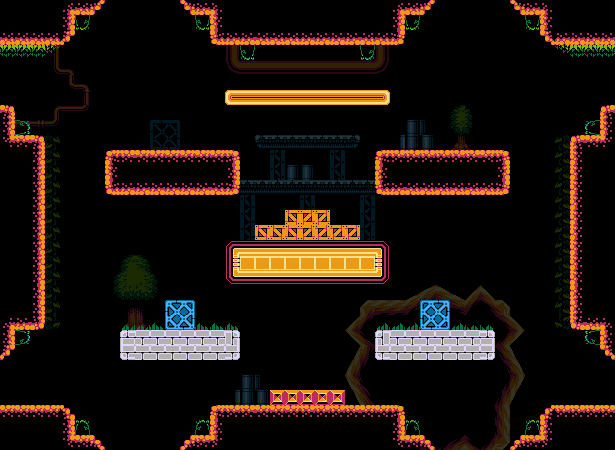

Below is a game level as drawn by its tile map, then a one-line description and the .tmx that defines it (tile-layer data replaced by summaries):
An orthogonal 41x30 tile map with 15x15 px tiles, 3 tile layers (black, backgroundobjects, terrain), 3 tilesets and 47 objects.

<map version="1.0" orientation="orthogonal" renderorder="right-down" width="41" height="30" tilewidth="15" tileheight="15" nextobjectid="48">
 <tileset firstgid="1" name="black" tilewidth="15" tileheight="15" tilecount="1" columns="1">
  <image source="black.png" width="21" height="21" />
 </tileset>
 <tileset firstgid="2" name="megacommando" tilewidth="15" tileheight="15" spacing="1" tilecount="5120" columns="64">
  <image source="megacommando.png" width="1024" height="1280" />
 </tileset>
 <tileset firstgid="5122" name="shadow" tilewidth="15" tileheight="15" spacing="1" tilecount="1" columns="1">
  <image source="shadow.png" width="16" height="16" />
 </tileset>
 <layer name="black" width="41" height="30">
  <data>[1230 cells, 1230 non-empty, 1 distinct tile ids]</data>
 </layer>
 <layer name="backgroundobjects" width="41" height="30" opacity="0.22">
  <data>[1230 cells, 296 non-empty, 249 distinct tile ids]</data>
 </layer>
 <layer name="terrain" width="41" height="30">
  <data>[1230 cells, 469 non-empty, 41 distinct tile ids]</data>
 </layer>
 <objectgroup name="collision">
  <object id="1" x="195" y="435" width="225" height="15" />
  <object id="2" x="195" y="435">
   <polygon points="0,0 -15,15 0,15" />
  </object>
  <object id="3" x="420" y="435">
   <polygon points="0,0 0,15 15,15" />
  </object>
  <object id="4" x="510" y="450">
   <polygon points="0,0 15,-15 15,0" />
  </object>
  <object id="5" x="600" y="345">
   <polygon points="0,0 15,15 15,0" />
  </object>
  <object id="6" x="525" y="15">
   <polygon points="0,0 -15,-15 0,-15" />
  </object>
  <object id="7" x="195" y="15">
   <polygon points="0,0 0,-15 -15,-15" />
  </object>
  <object id="8" x="90" y="15">
   <polygon points="0,0 0,-15 15,-15" />
  </object>
  <object id="9" x="420" y="15">
   <polygon points="0,0 0,-15 15,-15" />
  </object>
  <object id="10" x="195" y="0" width="225" height="15" />
  <object id="11" x="210" y="15" width="195" height="30" />
  <object id="12" x="540" y="420" width="75" height="15" />
  <object id="13" x="525" y="435" width="90" height="15" />
  <object id="14" x="0" y="420" width="75" height="15" />
  <object id="15" x="0" y="435" width="90" height="15" />
  <object id="16" x="90" y="435">
   <polygon points="0,0 0,15 15,15" />
  </object>
  <object id="17" x="0" y="0" width="60" height="45" />
  <object id="18" x="60" y="0" width="15" height="30" />
  <object id="19" x="75" y="0" width="15" height="15" />
  <object id="20" x="525" y="0" width="15" height="15" />
  <object id="21" x="540" y="0" width="15" height="30" />
  <object id="22" x="555" y="0" width="60" height="45" />
  <object id="23" x="540" y="30">
   <polygon points="0,0 15,15 15,0" />
  </object>
  <object id="24" x="165" y="300" width="30" height="30" />
  <object id="25" x="420" y="300" width="30" height="30" />
  <object id="26" x="285" y="210" width="45" height="15" />
  <object id="27" x="255" y="225" width="105" height="15" />
  <object id="28" x="225" y="90" width="165" height="15" />
  <object id="29" x="60" y="30">
   <polygon points="0,0 15,0 0,15" />
  </object>
  <object id="30" x="0" y="405" width="60" height="15" />
  <object id="31" x="555" y="405" width="60" height="15" />
  <object id="32" x="60" y="405">
   <polygon points="0,0 15,15 0,15" />
  </object>
  <object id="33" x="540" y="420">
   <polygon points="0,0 15,-15 15,0" />
  </object>
  <object id="34" x="0" y="345">
   <polygon points="0,0 15,0 0,15" />
  </object>
  <object id="35" x="0" y="330" width="15" height="15" />
  <object id="36" x="270" y="390" width="75" height="15" />
  <object id="37" x="0" y="135" width="45" height="195" />
  <object id="38" x="0" y="105" width="15" height="30" />
  <object id="39" x="570" y="135" width="45" height="195" />
  <object id="40" x="600" y="105" width="15" height="30" />
  <object id="41" x="375" y="150" width="135" height="45" />
  <object id="42" x="104.5" y="150" width="135" height="45" />
  <object id="43" x="120" y="330" width="120" height="30" />
  <object id="44" x="375" y="330" width="120" height="30" />
  <object id="45" x="225" y="240" width="165" height="45" />
  <object id="46" x="210" y="405" width="195" height="30" />
  <object id="47" x="600" y="330" width="15" height="15" />
 </objectgroup>
</map>
